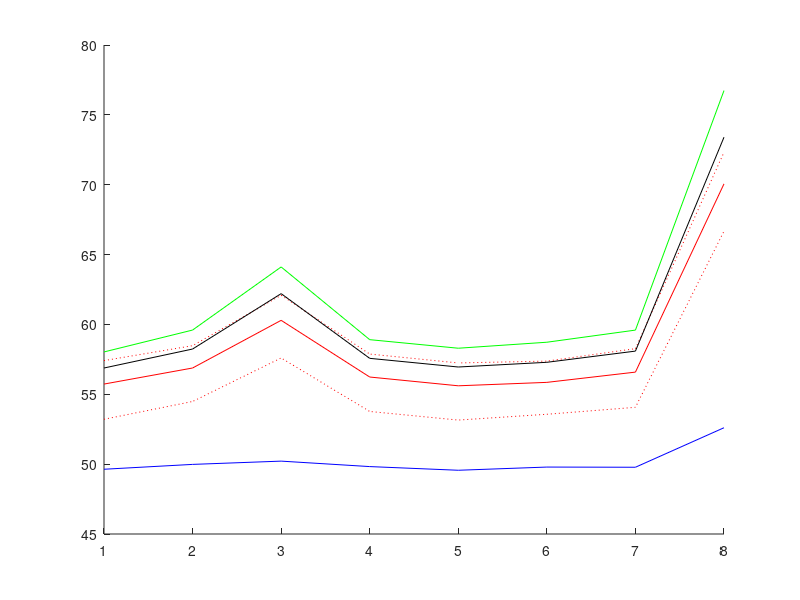

MATLAB code to generate this figure:
clear all; clc; close all;

lsb = importdata('lineb2.dat');
lsb = lsb(:,1:8);
lsf = importdata('linef2.dat');
lsw = importdata('linedw2.dat');
lsw = lsw(:,1:8);

mean_lsb = mean(lsb)
std_lsb = std(lsb)

mean_lsf = mean(lsf)
std_lsf = std(lsf)

mean_lsw = mean(lsw)
std_lsw = std(lsw)

dwlim = mean_lsf + (mean_lsw - mean_lsf) ./ 2

figure;
hold on;
plot(mean_lsb,'-b')
plot(mean_lsf-3.*std_lsf,':r')
plot(mean_lsf,'-r')
plot(mean_lsf+2.*std_lsf,':r')
plot(mean_lsw,'-g')
plot(dwlim,'-k')
hold off;

wlim = mean_lsf-3.*std_lsf
blim = mean_lsf+3.*std_lsf